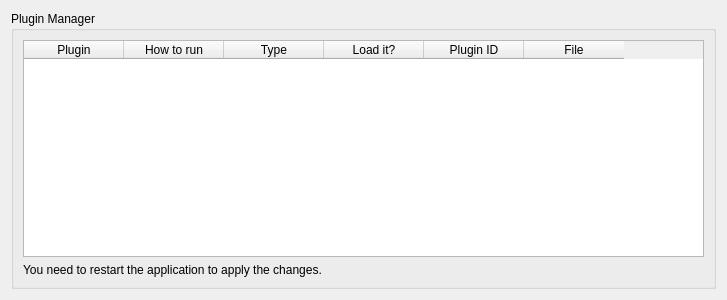
<?xml version="1.0" encoding="UTF-8"?>
<ui version="4.0">
 <class>PluginManagerPrefsGui</class>
 <widget class="QWidget" name="PluginManagerPrefsGui">
  <property name="geometry">
   <rect>
    <x>0</x>
    <y>0</y>
    <width>727</width>
    <height>300</height>
   </rect>
  </property>
  <property name="windowTitle">
   <string>Form</string>
  </property>
  <layout class="QGridLayout">
   <item row="0" column="0">
    <widget class="QGroupBox" name="plugGroupBox">
     <property name="title">
      <string>Plugin Manager</string>
     </property>
     <layout class="QGridLayout">
      <item row="0" column="0">
       <widget class="QTableWidget" name="pluginTable">
        <property name="alternatingRowColors">
         <bool>true</bool>
        </property>
        <property name="selectionBehavior">
         <enum>QAbstractItemView::SelectRows</enum>
        </property>
        <property name="columnCount">
         <number>6</number>
        </property>
        <column>
         <property name="text">
          <string>Plugin</string>
         </property>
        </column>
        <column>
         <property name="text">
          <string>How to run</string>
         </property>
        </column>
        <column>
         <property name="text">
          <string>Type</string>
         </property>
        </column>
        <column>
         <property name="text">
          <string>Load it?</string>
         </property>
        </column>
        <column>
         <property name="text">
          <string>Plugin ID</string>
         </property>
        </column>
        <column>
         <property name="text">
          <string>File</string>
         </property>
        </column>
       </widget>
      </item>
      <item row="1" column="0">
       <widget class="QLabel" name="restartLabel">
        <property name="text">
         <string>You need to restart the application to apply the changes.</string>
        </property>
       </widget>
      </item>
     </layout>
    </widget>
   </item>
  </layout>
 </widget>
 <resources/>
 <connections/>
</ui>
